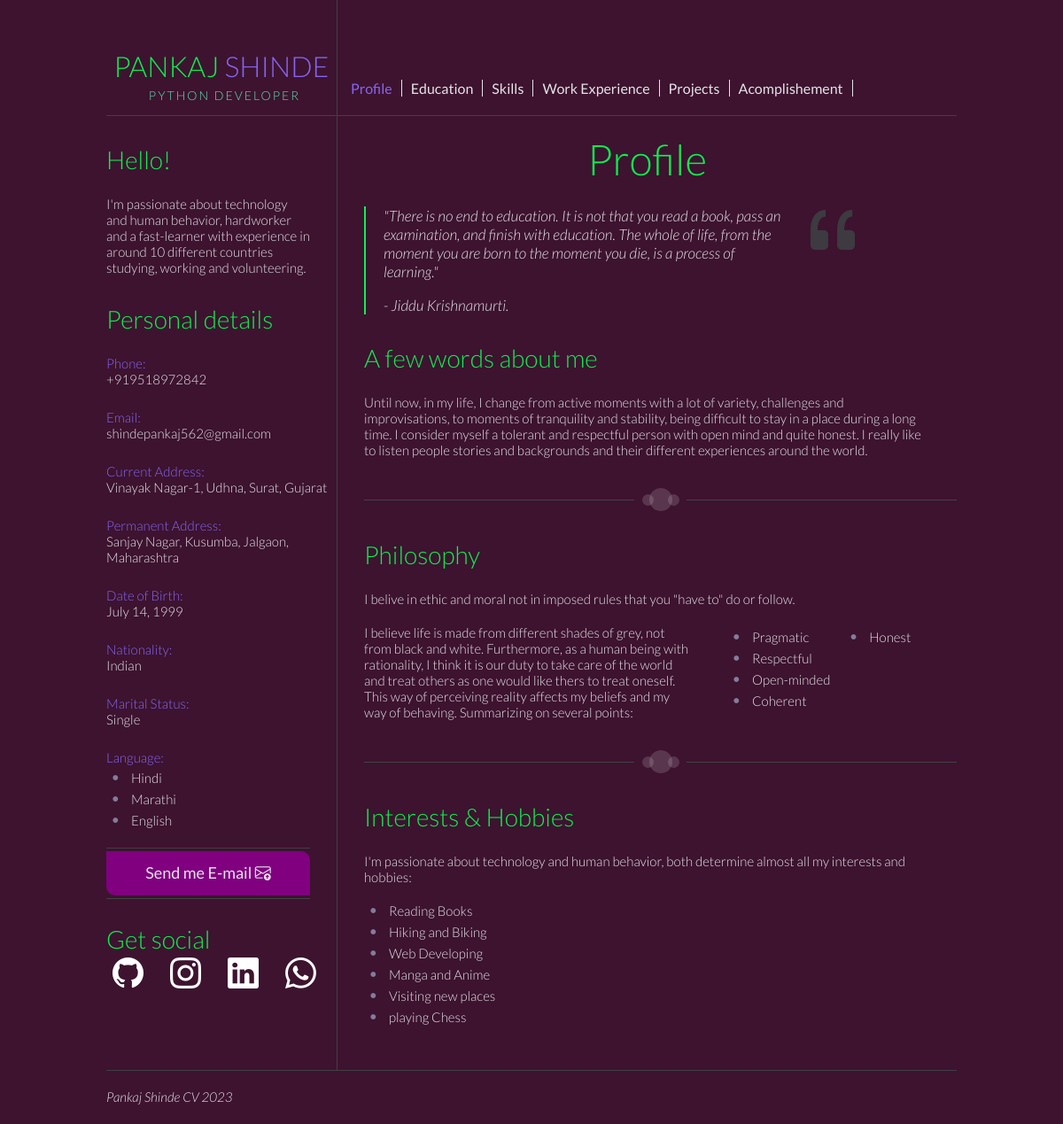
The page / on the database its author committed.
### CV/models.py (models this page shows, shortened)
class PersonalDetailsModel(models.Model):
    id = models.AutoField(primary_key=True)
    first_name = models.CharField(max_length=100)
    last_name = models.CharField(max_length=100)
    occupation = models.CharField(max_length=100)
    hello_content = models.TextField()
    phone = models.CharField(max_length=15)
    email= models.EmailField(max_length=254)
    current_address = models.TextField()
    permanent_address = models.TextField()
    dob = models.DateField(auto_now=False, auto_now_add=False)
    gender = models.CharField(max_length=1, choices=(
        ('M', 'Male'), ('F', 'Female'), ('T', 'Other'),))
    nationality = models.CharField(max_length=50, default='Indian')
    marital_status = models.CharField(max_length=50, choices=(
        ('Single','SINGLE'), ('Married','MARRIED'), ('Widowed','WIDOWED'),))

class Language(models.Model):
    profile = models.ForeignKey(
        'PersonalDetailsModel', on_delete=models.CASCADE, blank=False)
    language = models.CharField(max_length=50)

class ProfileModel(models.Model):
    profile = models.OneToOneField(
        'PersonalDetailsModel', on_delete=models.CASCADE, blank=False)
    profile_quote = models.TextField()
    quote_writer = models.CharField(max_length=100)
    about_me = models.TextField()

class PhilosophyModel(models.Model):
    headline = models.CharField(max_length=500)
    content = models.TextField()

class Points(models.Model):
    profile = models.ForeignKey(
        'PhilosophyModel', on_delete=models.CASCADE, blank=False)
    points = models.CharField(max_length=50)
    def __str__(self):
        return str(self.points)

class HobbiesModel(models.Model):
    profile = models.ForeignKey(
        'PersonalDetailsModel', on_delete=models.CASCADE, blank=False)
    hobbies = models.CharField(max_length=100)

### CV/views.py (the view)
# urls.py: path('', profile, name='profile'),
def profile(request):
    profile_data = ProfileModel.objects.all()
    hobbie_data = HobbiesModel.objects.all()
    philosophy = PhilosophyModel.objects.all()
    points = Points.objects.all()
    context={
        'profile_data': profile_data,
        'philosophy': philosophy,
        'points': points,
        'hobbie_data' : hobbie_data,
    }
    return render(request, "mainu/profile.html",context)

### CV/context_processors.py (called while the page is built)
def const_data(request):
    social = SocialLink.objects.all()
    for link in social:
        if link.id == 1:
            github=link
        if link.id == 2:
            linkedin=link
        if link.id == 3:
            insta=link
        if link.id == 4:
            whatsapp=link
    return {
        'github':github,
        'linkedin':linkedin,
        'insta':insta,
        'whatsapp':whatsapp,
        'user_object' : PersonalDetailsModel.objects.all(),
        'lang' : Language.objects.all(),
    }

### templates/mainu/profile.html (shortened to what this page needs)
{% extends "base/base.html" %}
{% load static %}
{% block content %}
<div id="content_container">
  <h1>Profile</h1>
  <div class="block">
    {% for p in profile_data %}
    <blockquote class="profile_quote">
      <p><span class="yellow"><i class="bi bi-quote"></i></span>
      "{{ p.profile_quote }}"</p>
      <p>- {{ p.quote_writer }}</p>
    </blockquote>
  </div>
  <div class="block">
    <h2>A few words about me</h2>
    <p>{{ p.about_me }}</p>
  </div>
  {% endfor %}
  <div class="horizontal_line">
    <div class="line_left"></div>
    <div class="left_circle"></div>
    <div class="central_circle"></div>
    <div class="right_circle"></div>
    <div class="line_right"></div>
  </div>
  <div class="block">
    <h2>Philosophy</h2>
    {% for txt in philosophy %}
    <p>{{ txt.headline }}</p>
    <div class="philosophy_content">
      <p>{{ txt.content }}</p>
    {% endfor %}
      {% for list in points %}
      <ul>
        <li>{{ list }}</li>
      </ul>
      {% endfor %}
    </div>
  </div>
  <div class="horizontal_line">
    <div class="line_left"></div>
    <div class="left_circle"></div>
    <div class="central_circle"></div>
    <div class="right_circle"></div>
    <div class="line_right"></div>
  </div>
  <div class="last block">
    <h2>Interests & Hobbies</h2>
    <p>I'm passionate about technology and human behavior, both determine almost all my interests and hobbies:</p>
    {% for hobbie in hobbie_data %}
    <ul>
      <li>{{ hobbie.hobbies }}</li>
    </ul>
    {% endfor %}
  </div>
</div>
{% endblock content %}

### templates/base/base.html (shortened to what this page needs)
{% load static %}
<!DOCTYPE html>
<html lang="en">
  <head>
    <link rel="stylesheet" href="https://cdn.jsdelivr.net/npm/bootstrap-icons@1.11.1/font/bootstrap-icons.css">
    <link rel="stylesheet" href="/static/main.css">
  </head>
  <body>
		<div id="main_container">
        {% include "base/header.html" %}
        {% include "base/left_col.html" %}
        {% block content %}{% endblock content %}
      <div id="footer">
        {% for f in user_object %}
        <p class="footer_name">{{ f.first_name }} {{ f.last_name }} CV 2023</p>
        {% endfor %}
      </div>
		</div>
  </body>
</html>

### templates/base/header.html (shortened to what this page needs)
{% load static %}
<div id="header">
    {% for user in user_object %}
    <div class="header_logotype_container">
      <h1 class="logotype_name">{{ user.first_name }} <span class="purple">{{ user.last_name }}</span></h1>
      <h2 class="logotype_occupation">{{ user.occupation }}</h2>
    </div>
    {% endfor %}
    <div class="header_menu_container">
      <ul class="header_menu horizontal_list">
        <li><a class="{% if request.path == '/' %} purple {% endif %}" href="{% url "profile" %}">Profile</a></li>
        <li><a class="{% if request.path == '/education/' %} purple {% endif %}" href="{% url "education" %}">Education</a></li>
        <li><a class="{% if request.path == '/skills/' %} purple {% endif %}" href="{% url "skills" %}">Skills</a></li>
        <li><a class="{% if request.path == '/experience/' %} purple {% endif %}" href="{% url "experience" %}">Work Experience</a></li>
        <li><a class="{% if request.path == '/project/' %} purple {% endif %}" href="{% url "project" %}">Projects</a></li>
        <li><a class="{% if request.path == '/accomplishment/' %} purple {% endif %}" href="{% url "accomplishment" %}">Acomplishement</a></li>
      </ul>
    </div>
</div>

### templates/base/left_col.html (shortened to what this page needs)
{% load static %}
{% for user in user_object %}
  <div id="left_col">
    <div class="hello_content">
      <h2>Hello!</h2>
      <p>{{ user.hello_content}}</p>
    </div>
    <div class="contact_details_content">
      <h2>Personal details</h2>
      <p class="purple">Phone:</p>
      <p>{{ user.phone }}</p>
      <p class="purple">Email:</p>
      <p>{{ user.email }}</p>
      <p class="purple">Current Address:</p>
      <p>{{ user.current_address }}</p>
      <p class="purple">Permanent Address:</p>
      <p>{{ user.permanent_address }}</p>
      <p class="purple">Date of Birth:</p>
      <p>{{ user.dob }}</p>
      <p class="purple">Nationality:</p>
      <p>{{ user.nationality }}</p>
      <p class="purple">Marital Status:</p>
      <p>{{ user.marital_status }}</p>
      {% endfor %}
      <p class="purple">Language:</p>
      {% for l in lang %}
      <ul>
        <li>{{ l.language }}</li>
      </ul>
      {% endfor %}
    </div>
    {% for user in user_object %}
    <a href="mailto:{{ user.email }}" class="send_message_button">
      <p class="content">Send me E-mail <i class="bi bi-envelope-arrow-up"></i></p>
    </a>
    {% endfor %}
    <div class="get_social_content">
      <h2>Get social</h2>
      <ul class="social_icons horizontal_list">
        <li><a class="so_icons" href="{{ github.sorce }}"><i class="bi bi-github"></i></a></li>
        <li><a class="so_icons" href="{{ insta.sorce }}"><i class="bi bi-instagram"></i></a></li>
        <li><a class="so_icons" href="{{ linkedin.sorce }}"><i class="bi bi-linkedin"></i></a></li>
        <li><a class="so_icons" href="{{ whatsapp.sorce }}"><i class="bi bi-whatsapp"></i></a></li>
      </ul>
    </div>
  </div>

### static/main.css (style rules this page uses)
.purple { color: #8665f3; }
.yellow { color: #0af14f; }
.block { margin: 25px 30px; }
.last.block { margin-bottom: 50px; }
.horizontal_list { margin: 0; padding: 0; list-style-type: none; }
.horizontal_list li { float: left ; }
.horizontal_list li:before { content: none; }
.horizontal_list li { padding-left: 0; text-indent: 0; }
.horizontal_line { margin: 34px 0 0 30px; height: 26px; position: relative; }
.line_left, .line_right { border-top: 1px solid #434247; width: 305px; margin-top: 13px; }
.line_left { float: left; }
.line_right { float: right; }
.left_circle, .central_circle, .right_circle { background: rgb(69,68,73); background: rgba(255,255,255, 0.15); position: absolute; border-radius: 50px; }
.left_circle, .right_circle { width: 13px; height: 13px; top: 7px; }
.left_circle { left: 314px; }
.central_circle { width: 26px; height: 26px; top: 0px; left: 322px; }
.right_circle { left: 343px; }
body { background: #3d132f; margin: 0; }
span { color: #8665f3; }
h1,h2,h3, h4 { font-family: 'Lato', Helvetica, sans-serif; font-weight: 300; color: #0af14f; }
h1 { font-size: 48px; font-weight: 300; text-align: center; margin: 20px 0; }
h2 { font-size: 28px; margin: 32px 0 24px; }
blockquote { font-style: italic; margin: 25px 0; padding-left: 20px; border-left: 2px solid #0af14f; }
blockquote, p , a, li { font-family: 'Lato', Helvetica, sans-serif; font-weight: 300; font-size: 15px; color: #e4e3e8; }
ul { list-style: none; padding:0; margin:0; }
li { padding-left: 1em; text-indent: -.7em; }
li:before { content: "• "; color: #837c9a; font-size: 20px; padding-right: 8px; }
#main_container { width: 960px; margin: 0 auto; }
#header { height: 130px; border-bottom: 1px solid #403F44; }
.header_logotype_container { width: 260px; height: 130px; border-right: 1px solid #403F44; float: left; }
.header_menu_container { height: 130px; width: 699px; float: left; }
.header_menu_container a { font-family: 'Lato', Helvetica, sans-serif; }
#left_col { width: 260px; float: left; }
#content_container { width: 699px; border-left: 1px solid #403F44; float: left; }
#footer { width: 960px; height: 60px; border-top: 1px solid #403F44; display: inline-block; }
.logotype_name { text-transform: uppercase; font-size: 32px; margin: 55px 0 0; }
.logotype_occupation { text-transform: uppercase; margin-top: 5px; color: #5ce2af; font-size: 14px; text-align: center; letter-spacing: 2px; padding-left: 7px; }
.header_menu { width: 699px; margin-top: 90px; margin-left: 5px; }
.header_menu a { text-decoration: none; padding: 0 10px; border-right: 1px solid #e4e3e8; font-size: 16px; font-weight: 400; }
.hello_content, .contact_details_content { margin-top: 25px; }
.hello_content { width: 230px; }
.contact_details_content h2 + p.purple { margin-top: 10px; }
.contact_details_content p { margin: 0; }
.contact_details_content p.purple { margin-top: 25px; }
.send_message_button, .special_button { margin-top: 25px; display: block; color: white; background: purple; width: 230px; height: 50px; position: relative; z-index: 1; border-top-right-radius: 10px; border-bottom-left-radius: 10px; }
.content { text-align: center; width: 100%; height: 40px; position: absolute; z-index: 2; font: 18px 'Lato', Arial, sans-serif; margin: 0; padding: 16px 0 0; top: -4px; bottom: 10px; border-top: 1px solid #403F44; border-bottom: 1px solid #403F44; }
.get_social_content { margin-top: 15px; }
.get_social_content h2 { margin-bottom: 8px; }
.social_icons { margin: -8px; }
.social_icons a { font-size: 35px; text-decoration: none; color: #fff; margin: 10px; padding: 0 5px; }
.footer_name { font-style: italic; margin-top: 20px; }
.profile_quote { position: relative; }
.profile_quote p { font-size: 17px; width: 455px; }
.profile_quote .bi-quote { color: #3d3a41; font-size: 80px; font-style: normal; position: absolute; top: -20px; right: 70px; cursor: default; }
.philosophy_content { margin-top: 20px; }
.philosophy_content p { margin: 0; width: 370px; float: left; }
.philosophy_content ul { float: left; padding-left: 40px; }

### rows shown on the page
PersonalDetailsModel: first_name "PANKAJ", last_name "SHINDE", occupation "PYTHON DEVELOPER", hello_content "I'm passionate about technology and human behavior, hardworker and a fast-learner with experience in around 10 different countries studying, working and volunteering.", phone "+919518972842", email "shindepankaj562@gmail.com", current_address "Vinayak Nagar-1, Udhna, Surat, Gujarat", permanent_address "Sanjay Nagar, Kusumba, Jalgaon, Maharashtra", dob "July 14, 1999", nationality "Indian", marital_status "Single", first_name "Pankaj", last_name "Shinde"
Language: language "Hindi"
Language: language "Marathi"
Language: language "English"
ProfileModel: profile_quote "There is no end to education. It is not that you read a book, pass an examination, and finish with education. The whole of life, from the moment you are born to the moment you die, is a process of learning.", quote_writer "Jiddu Krishnamurti.", about_me "Until now, in my life, I change from active moments with a lot of variety, challenges and improvisations, to moments of tranquility and stability, being difficult to stay in a place during a long time. I consider myself a tolerant and respectful person with open mind and quite honest. I really like to listen people stories and backgrounds and their different experiences around the world."
PhilosophyModel: headline "I belive in ethic and moral not in imposed rules that you \"have to\" do or follow.", content "I believe life is made from different shades of grey, not from black and white. Furthermore, as a human being with rationality, I think it is our duty to take care of the world and treat others as one would like thers to treat oneself. This way of perceiving reality affects my beliefs and my way of behaving. Summarizing on several points:"
Points: points "Pragmatic"
Points: points "Honest"
Points: points "Respectful"
Points: points "Open-minded"
Points: points "Coherent"
HobbiesModel: hobbies "Reading Books"
HobbiesModel: hobbies "Hiking and Biking"
HobbiesModel: hobbies "Web Developing"
HobbiesModel: hobbies "Manga and Anime"
HobbiesModel: hobbies "Visiting new places"
HobbiesModel: hobbies "playing Chess"
